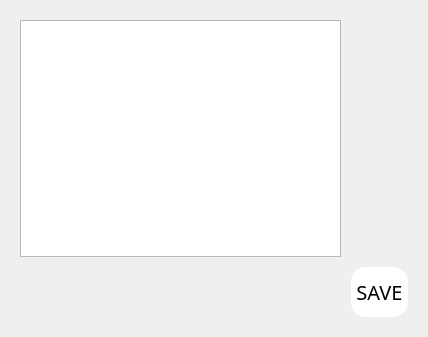
<?xml version="1.0" encoding="UTF-8"?>
<ui version="4.0">
 <class>MainWindow</class>
 <widget class="QMainWindow" name="MainWindow">
  <property name="geometry">
   <rect>
    <x>0</x>
    <y>0</y>
    <width>428</width>
    <height>337</height>
   </rect>
  </property>
  <property name="windowTitle">
   <string>MainWindow</string>
  </property>
  <property name="styleSheet">
   <string notr="true">[objectName=&quot;centralwidget&quot;] {
background-color: rgb(85, 0, 255);
}</string>
  </property>
  <widget class="QWidget" name="centralwidget">
   <layout class="QGridLayout" name="gridLayout_2">
    <property name="leftMargin">
     <number>0</number>
    </property>
    <property name="topMargin">
     <number>0</number>
    </property>
    <property name="rightMargin">
     <number>0</number>
    </property>
    <property name="bottomMargin">
     <number>0</number>
    </property>
    <item row="0" column="0">
     <layout class="QGridLayout" name="gridLayout">
      <property name="leftMargin">
       <number>20</number>
      </property>
      <property name="topMargin">
       <number>20</number>
      </property>
      <property name="rightMargin">
       <number>20</number>
      </property>
      <property name="bottomMargin">
       <number>20</number>
      </property>
      <property name="spacing">
       <number>10</number>
      </property>
      <item row="0" column="0">
       <widget class="QTextEdit" name="q_edt">
        <property name="font">
         <font>
          <pointsize>15</pointsize>
         </font>
        </property>
       </widget>
      </item>
      <item row="1" column="1">
       <widget class="QPushButton" name="save_btn">
        <property name="minimumSize">
         <size>
          <width>50</width>
          <height>50</height>
         </size>
        </property>
        <property name="font">
         <font>
          <family>aakar</family>
          <pointsize>15</pointsize>
         </font>
        </property>
        <property name="styleSheet">
         <string notr="true">QPushButton{
background-color: rgb(255, 255, 255);
color: rgb(0, 0, 0);
border-radius:15px;}

QPushButton:pressed{
background-color: rgb(85, 0, 255);
color: rgb(255, 255, 255);
border-radius:15px;}</string>
        </property>
        <property name="text">
         <string> SAVE </string>
        </property>
       </widget>
      </item>
     </layout>
    </item>
   </layout>
  </widget>
 </widget>
 <resources/>
 <connections/>
</ui>
